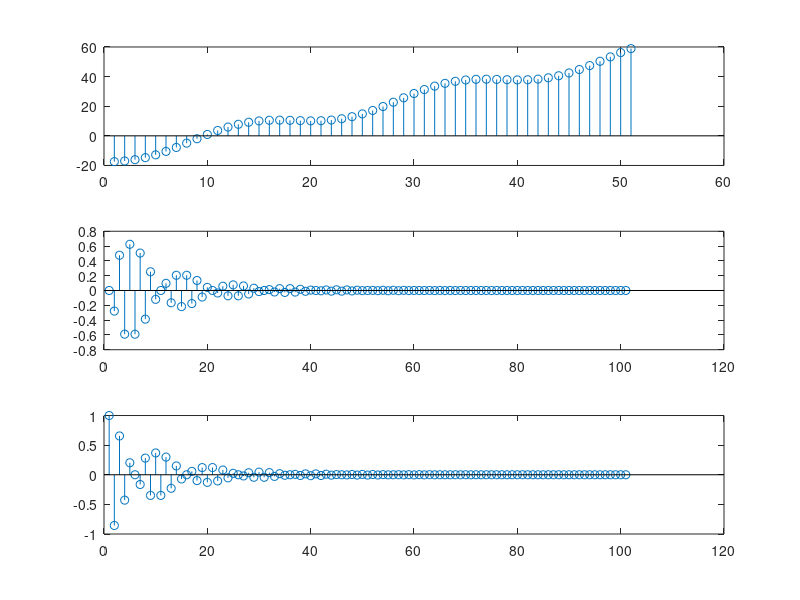

MATLAB code for this plot:
% Ece lab 1 
% Q1 

% a)
figure

% i)    
subplot(3,1,1)
x1 = -10 : 40;
x1_fig = -5.1 * sin(0.1* pi * x1 - 3 * pi /4) + 1.1 * (0.4* pi*x1);
stem(x1_fig);

% ii)
x2 = 0 : 100;
x2_fig = ((-0.9).^x2) .* exp(1).^((1i * pi * x2)/10);

subplot(3,1,2)
stem(imag(x2_fig))

subplot(3,1,3)
stem(real(x2_fig))
